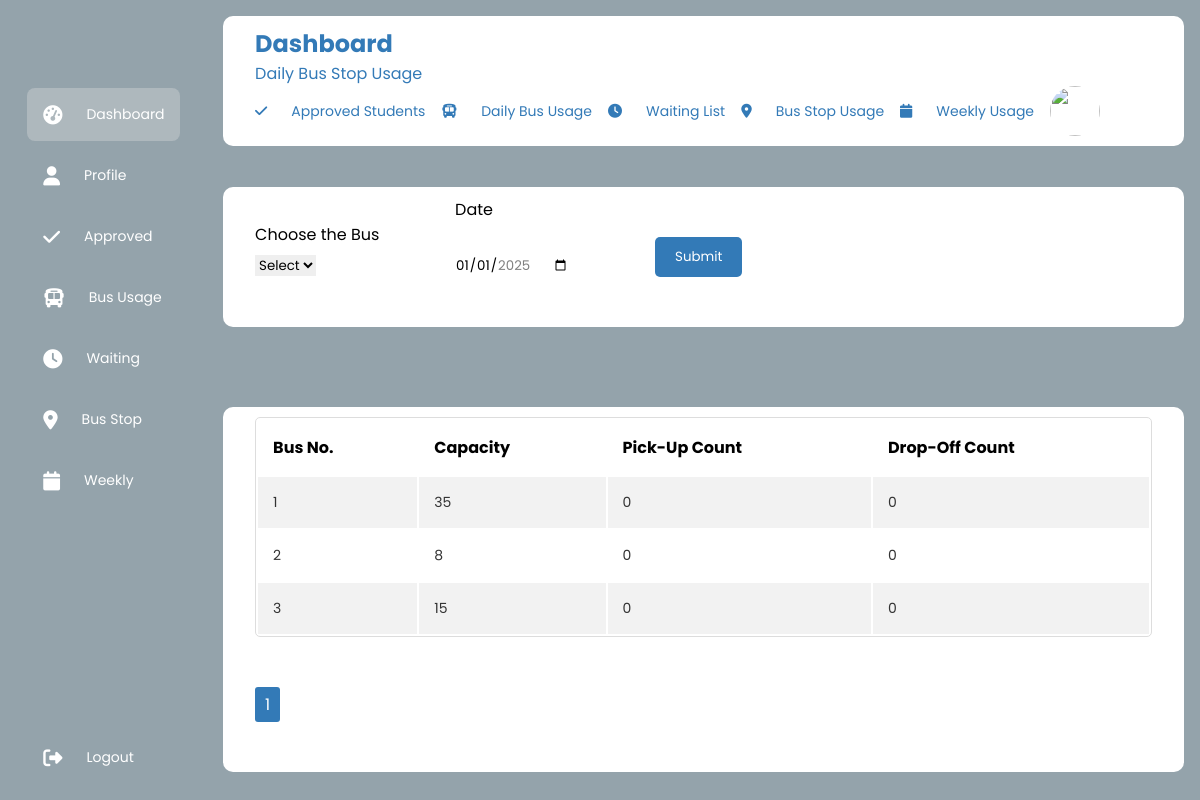
The page /daily.php on the database its author committed.
### tables this page shows
CREATE TABLE `bus` (
  `BUS_NUM` varchar(50) NOT NULL,
  `CAPACITY` int(100) NOT NULL,
  `ROUTE` int(100) NOT NULL
);

### daily.php (the view, shortened to what this page needs)
<!DOCTYPE html>
<html lang="en">
<head>
    <link rel="stylesheet" href="style3.css" />
    <link
        rel="stylesheet"
        href="https://cdnjs.cloudflare.com/ajax/libs/font-awesome/6.4.0/css/all.min.css"
    />
</head>
<body>
<div class="sidebar">
    <div class="logo"></div>
    <ul class="menu">
        <li class="active">
            <a href="#">
                <i class="fas fa-tachometer-alt"></i>
                <span>Dashboard</span>
            </a>
        </li>
        <li>
            <a href="#">
                <i class="fas fa-user"></i>
                <span>Profile</span>
            </a>
        </li>
      <li><a href="approved.php">
            <i class="fas fa-check"></i>
            <span>Approved</span>
        </a></li>
        <li><a href="index.php">
                <i class="fas fa-bus"></i>
                <span>Bus Usage</span>
            </a></li>
            <li><a href="daily-waiting.php">
                <i class="fas fa-clock"></i>
                <span>Waiting</span>
            </a></li>
            <li><a href="daily.php">
                <i class="fas fa-map-marker-alt"></i>
                <span>Bus Stop</span>
            </a></li>
            <li><a href="weekly.php">
                <i class="fas fa-calendar"></i>
                <span>Weekly</span>
            </a></li>
        <li class="logout">
            <a href="login.php">
                <i class="fas fa-sign-out-alt" ></i>
                <span>Logout</span>
            </a>
        </li>
    </ul>
  </div>
  <div class="main--content">
    <div class="header--wrapper">
        <div class="header--title">
            <h2>Dashboard</h2>
            <span>Daily Bus Stop Usage</span>
        </div>
        <div class="user--info">
        <a href="approved.php">
            <i class="fas fa-check"></i>
            <span>Approved Students</span>
        </a>
        <a href="index.php">
                <i class="fas fa-bus"></i>
                <span>Daily Bus Usage</span>
            </a>
            <a href="daily-waiting.php">
                <i class="fas fa-clock"></i>
                <span>Waiting List</span>
            </a>
            <a href="daily.php">
                <i class="fas fa-map-marker-alt"></i>
                <span>Bus Stop Usage</span>
            </a>
            <a href="weekly.php">
                <i class="fas fa-calendar"></i>
                <span>Weekly Usage</span>
            </a>
            <img src="img/bus-stop3.jpg" alt=""/>
        </div>
    </div>
<body>
    <br>
    <div class="container">
        <form method="POST" action="daily.php">
            <div class="row">
                <div class="col-md-3">
                    <div class="form-group">
                        <label class="control-label">Choose the Bus</label>
                        <select class="form-control" name="bus">
                            <option value="">Select</option>
                        </select>
                    </div>
                </div>
                <div class="col-md-3">
                    <div class="form-group">
                        <label class="control-label">Date</label><br>
                        <input type="date" class="form-control" name="date" value="2025-01-01" min="2025-02-02"
                            max="2025-11-24">
                    </div>
                </div>
                <div class="col-md-3">
                    <div class="form-group" style="padding-top: 24px;">
                        <input type="submit" name="submit" class="btn btn-primary" id="submit" value="Submit">
                    </div>
                </div>
            </div>
        </form>
        <div class="row">
            <table class="table">
                <thead>
                    <tr>
                        <th scope="col">Bus No.</th>
                        <th scope="col">Capacity</th>
                        <th scope="col">Pick-Up Count</th>
                        <th scope="col">Drop-Off Count</th>
                    </tr>
                </thead>
                <tbody>
                    <?php
                    $limit = 5;
                    $getQuery = "SELECT * FROM bus";
                    $result = mysqli_query($conn, $getQuery);
                    $total_rows = mysqli_num_rows($result);
                    $total_pages = ceil($total_rows / $limit);
                    if (!isset($_GET['page'])) {
                        $page_number = 1;
                    } else {
                        $page_number = $_GET['page'];
                    }
                    $initial_page = ($page_number - 1) * $limit;
                    if (!isset($_POST['submit'])) {
                        $getQuery = "SELECT route, capacity
                            FROM bus
                            LIMIT $initial_page, $limit";
                        getData($getQuery);
                    } else if (isset($_POST['submit']) && !empty($_POST['bus']) && !empty($_POST['date'])) {
                        $bus = $_POST['bus'];
                        $date = $_POST['date'];
                        $getQuery = "SELECT
                                            bus.route,
                                            bus.capacity,
                                            COUNT(DISTINCT morning_pickup.Learner_Num) AS pickup_count,
                                            COUNT(DISTINCT afternoon_dropoff.Learner_Num) AS dropoff_count
                                         FROM
                                            bus
                                         LEFT JOIN
                                            morning_pickup ON morning_pickup.route = bus.route AND morning_pickup.date = '$date'
                                         LEFT JOIN
                                            afternoon_dropoff ON afternoon_dropoff.route = bus.route AND afternoon_dropoff.date = '$date'
                                         WHERE
                                            bus.route = '$bus'
                                         GROUP BY
                                            bus.route, bus.capacity";
                        getData($getQuery);
                    }
                    ?>
                </tbody>
            </table>
            <div>
                <?php
                for ($page_number = 1; $page_number <= $total_pages; $page_number++) {
                    echo '<a href="daily.php?page=' . $page_number . '" class="pagination-link">' . $page_number . '</a>';
                }
                ?>
            </div>
        </div>
    </div>
</body>
</html>
<?php
function getData($sql)
{
    $result = mysqli_query($conn, $sql);
    if (mysqli_num_rows($result) > 0) {
        while ($row = mysqli_fetch_array($result)) {
            echo '<tr>
            <td>' . htmlspecialchars($row['route'] ?? 0) . '</td>
            <td>' . htmlspecialchars($row['capacity'] ?? 0) . '</td>
            <td>' . htmlspecialchars($row['pickup_count'] ?? 0) . '</td>
            <td>' . htmlspecialchars($row['dropoff_count']?? 0) . '</td>
            </tr>';
        }
    }
}
?>

### style3.css (style rules this page uses)
* { margin: 0; padding: 0; border: none; outline: none; box-sizing: border-box; font-family: "Poppins", sans-serif; }
body { display:flex; }
.sidebar { display: sticky; }
.sidebar { position: sticky; top: 0; left: 0; bottom: 0; width: 115px; height: 100vh; padding: 0 1.7rem; color: #337ab7; overflow: hidden; transition: all 0.5s liner; background: #94a3ab; }
.logo { height: 80px; padding: 16px; }
.menu { height: 88%; position: relative; list-style: none; padding: 0; }
.menu li { padding: 1rem; margin: 8px 0; border-radius: 8px; transition: all 0.5s ease-in-out; }
.menu li:hover, .active { background: #e0e0e058; }
.menu a { color: #fff; font-size: 14px; text-decoration: none; display: flex; align-items: center; gap: 1.5rem; }
.menu a span { overflow: hidden; }
.menu a i { font-size: 1.2rem; }
.logout { position: absolute; bottom: 0; left: 0; width: 100%; }
.user--info a { color: #337ab7; font-size: 14px; text-decoration: none; display: flex; align-items: center; gap: 1.5rem; }
.main--content { position: relative; background: #94a3ab; width: 100%; padding: 1rem; }
.header--wrapper img { width: 50px; height: 50px; cursor: pointer; border-radius: 50%; }
.header--wrapper { display: flex; justify-content: space-between; align-items: center; flex-wrap: wrap; background: #fff; border-radius: 10px; padding: 10px 2rem; margin-bottom: 1rem; }
.header--title { color: #337ab7; }
.user--info { display: flex; align-items: center; gap: 1rem; }
.row { display: flex; flex-direction: row; flex-wrap: wrap; gap: 50px; align-items: flex-end; }
.row { display: flex; flex-direction: row; gap: 50px; align-items: flex-end; background: #fff; border-radius: 10px; padding: 10px 2rem; padding-bottom: 50px; margin-bottom: 5rem; }
.form-group { flex: 1; min-width: 150px; }
#submit { background-color: #337ab7; color: white; border: none; padding: 10px 20px; border-radius: 5px; cursor: pointer; outline: none; text-decoration: none; }
.form-group label { display: block; margin-bottom: 5px; }
table { width: 100%; border-collapse: collapse; }
th { padding: 15px; text-align: left; }
tbody { background: #f2f2f2; }
td { padding: 15px; font-size: 14px; color: #333; }
tr:nth-child(even) { background: #fff; }
table { border-collapse: separate; border-radius: 5px; border: 1px solid #ddd; overflow: hidden; }

### daily.php (style rules this page uses)
.pagination-link { background: #337ab7; text-decoration: none; margin-right: 1px; color: #fff; padding: 5px 10px; border-radius: 3px; display: inline-block; }

### rows shown on the page
bus: ROUTE "1", CAPACITY "35", pickup_count "0", dropoff_count "0"
bus: ROUTE "2", CAPACITY "8", pickup_count "0", dropoff_count "0"
bus: ROUTE "3", CAPACITY "15", pickup_count "0", dropoff_count "0"
